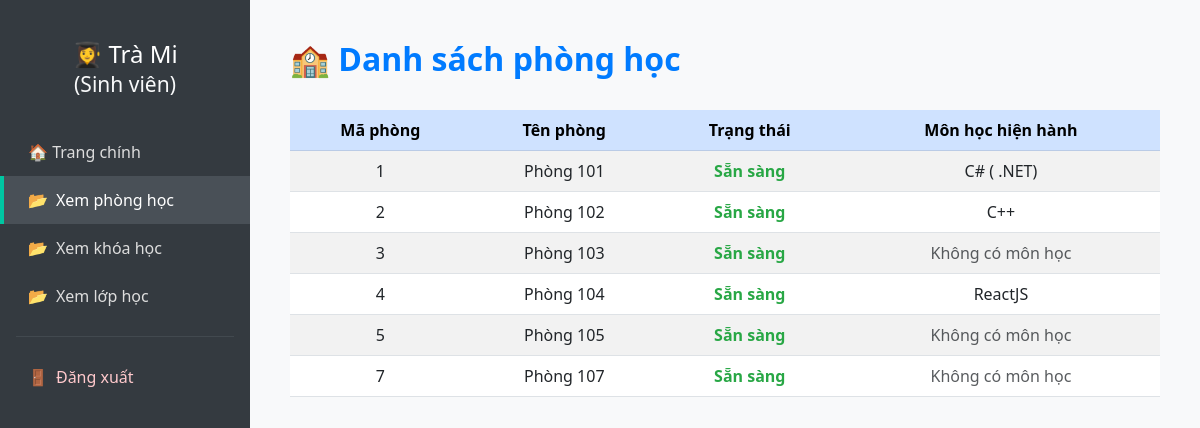
Before: /view-rooms (signed in) with the older database file.
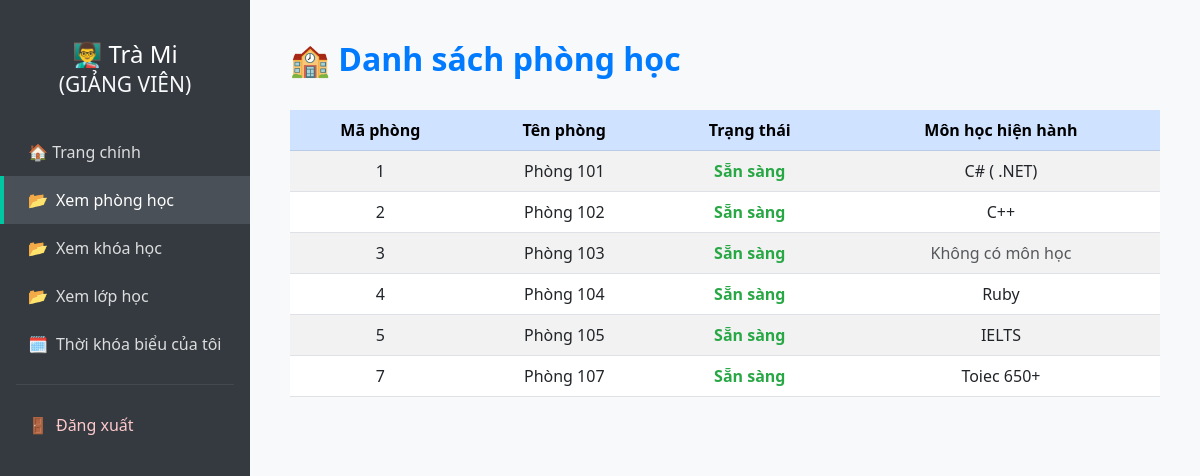
After: the same page with the newer database file.
### tables this page shows
CREATE TABLE users (
            id INTEGER PRIMARY KEY AUTOINCREMENT,
            full_name TEXT NOT NULL,
            email TEXT NOT NULL UNIQUE,
            password TEXT NOT NULL,
            role TEXT NOT NULL CHECK (role IN ('student', 'teacher', 'admin')),
            dob DATE,                
            phone TEXT,             
            gender TEXT CHECK (gender IN ('male', 'female', 'other')), 
            cccd TEXT              
        , image TEXT);

CREATE TABLE rooms (
            id INTEGER PRIMARY KEY AUTOINCREMENT,
            name TEXT NOT NULL UNIQUE,
            status TEXT NOT NULL CHECK (status IN ('available', 'occupied', 'maintenance'))
        );

### app.py (the view)
@app.route('/view-rooms')
@login_required
def view_rooms():
    conn = sqlite3.connect('database.db')
    cursor = conn.cursor()
    query = """
        select r.id, r.name, r.status, co.name as course_name, u.full_name as teacher_name
        from rooms r
        left join classes c on r.id = c.room_id
        left join courses co on c.course_id = co.id
        left join users u on c.teacher_id = u.id
        group by r.id
    """
    rooms = cursor.execute(query).fetchall()
    conn.close()
    return render_template('view_rooms.html', rooms=rooms, user =current_user)

### app.py (called while the page is built)
@login_manager.user_loader
def load_user(user_id):
    conn = sqlite3.connect('database.db')
    cursor = conn.cursor()
    cursor.execute("SELECT id, full_name, email, role, image FROM users WHERE id = ?", (user_id,))
    row = cursor.fetchone()
    conn.close()
    if row:
        return User(*row)
    return None

### templates/view_rooms.html (shortened to what this page needs)
<!DOCTYPE html>
<html lang="vi">
<head>
  <link href="https://cdn.jsdelivr.net/npm/bootstrap@5.3.0/dist/css/bootstrap.min.css" rel="stylesheet">
</head>
<body>
<div class="sidebar">
  {%if user.role == 'admin' %}
    <h4>🎓 {{ user.full_name }}<br><small class="text-light">(ADMIN)</small></h4>
  {% elif user.role == 'teacher' %}
    <h4>👨‍🏫 {{ user.full_name }}<br><small class="text-light">(GIẢNG VIÊN)</small></h4>
  {% else %}
    <h4>👩‍🎓 {{ user.full_name }}<br><small class="text-light">(Sinh viên)</small></h4>
  {% endif %}
  <a href="/dashboard" >🏠 Trang chính</a>
  <a href="{{ url_for('view_rooms') }}" class="active"><span class="icon">📂</span>Xem phòng học</a>
  <a href="{{ url_for('view_courses') }}"><span class="icon">📂</span>Xem khóa học</a>
  <a href="{{ url_for('view_classes') }}" ><span class="icon">📂</span>Xem lớp học</a>
  {%if user.role == 'teacher' %}
  <a href="{{ url_for('teacher_schedule') }}"><span class="icon">🗓️</span>Thời khóa biểu của tôi</a>
  {% endif %}
  <hr class="text-secondary mx-3">
  <a href="{{ url_for('logout') }}" class="logout-link"><span class="icon">🚪</span>Đăng xuất</a>
</div>
<div class="main-content">
  <h2>🏫 Danh sách phòng học</h2>
  <div class="table-responsive">
    <table class="table table-striped table-hover">
      <thead class="table-primary">
        <tr>
          <th>Mã phòng</th>
          <th>Tên phòng</th>
          <th>Trạng thái</th>
          <th>Môn học hiện hành</th>
        </tr>
      </thead>
      <tbody>
        {% for room in rooms %}
        <tr>
          <td>{{ room[0] }}</td>
          <td>{{ room[1] }}</td>
          <td>
            {% if room[2] == 'available' %}
              <span class="status-available">Sẵn sàng</span>
            {% elif room[2] == 'occupied' %}
              <span class="status-occupied">Đang sử dụng</span>
            {% elif room[2] == 'maintenance' %}
              <span class="status-maintenance">Bảo trì</span>
            {% else %}
              {{ room[2] }}
            {% endif %}
          </td>
          <td>
            {% if room[3] %}
              {{ room[3] }}
            {% else %}
              <span class="text-muted">Không có môn học</span>
            {% endif %}
          </td>
        </tr>
        {% endfor %}
      </tbody>
    </table>
  </div>
</div>
</body>
</html>

Changed rows visible on the page:
changed users "Trà Mi": role "student" → "teacher" (drawn)
computed for rooms "Phòng 104": room "ReactJS" → "Ruby"
shown differently, row unchanged: rooms "Phòng 105": room (not shown) → "IELTS"; no longer shows "Không có môn học"
shown differently, row unchanged: rooms "Phòng 107": room (not shown) → "Toiec 650+"; no longer shows "Không có môn học"
Other visible differences:
text no longer shown: "👩‍🎓 (Sinh viên)"
text now shown: "👨‍🏫 (GIẢNG VIÊN) 🗓️ Thời khóa biểu của tôi"
